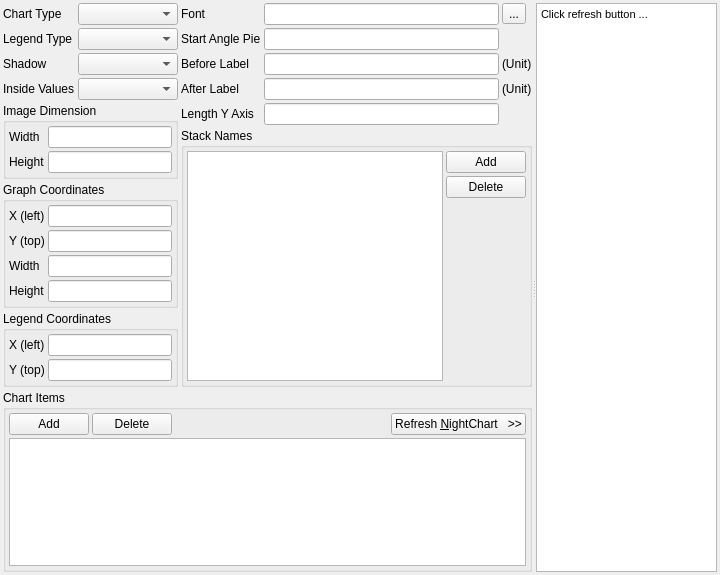
<?xml version="1.0" encoding="UTF-8"?>
<ui version="4.0">
 <class>THRD_ChartWidget</class>
 <widget class="QWidget" name="THRD_ChartWidget">
  <property name="geometry">
   <rect>
    <x>0</x>
    <y>0</y>
    <width>720</width>
    <height>575</height>
   </rect>
  </property>
  <property name="windowTitle">
   <string>Form</string>
  </property>
  <layout class="QGridLayout" name="gridLayout_4">
   <property name="margin">
    <number>3</number>
   </property>
   <property name="spacing">
    <number>3</number>
   </property>
   <item row="0" column="0">
    <widget class="QSplitter" name="splitter">
     <property name="orientation">
      <enum>Qt::Horizontal</enum>
     </property>
     <widget class="QWidget" name="layoutWidget">
      <layout class="QGridLayout" name="gridLayout_3">
       <property name="spacing">
        <number>3</number>
       </property>
       <item row="0" column="0">
        <layout class="QVBoxLayout" name="verticalLayout">
         <item>
          <layout class="QFormLayout" name="formLayout_2">
           <property name="horizontalSpacing">
            <number>3</number>
           </property>
           <property name="verticalSpacing">
            <number>3</number>
           </property>
           <item row="0" column="0">
            <widget class="QLabel" name="label">
             <property name="text">
              <string>Chart Type</string>
             </property>
            </widget>
           </item>
           <item row="0" column="1">
            <widget class="QComboBox" name="cbChartType">
             <property name="minimumSize">
              <size>
               <width>100</width>
               <height>0</height>
              </size>
             </property>
            </widget>
           </item>
           <item row="1" column="0">
            <widget class="QLabel" name="label_2">
             <property name="text">
              <string>Legend Type</string>
             </property>
            </widget>
           </item>
           <item row="1" column="1">
            <widget class="QComboBox" name="cbLegendType"/>
           </item>
           <item row="2" column="0">
            <widget class="QLabel" name="label_3">
             <property name="text">
              <string>Shadow</string>
             </property>
            </widget>
           </item>
           <item row="2" column="1">
            <widget class="QComboBox" name="cbShadow"/>
           </item>
           <item row="3" column="0">
            <widget class="QLabel" name="label_19">
             <property name="text">
              <string>Inside Values</string>
             </property>
            </widget>
           </item>
           <item row="3" column="1">
            <widget class="QComboBox" name="cbInsideValues"/>
           </item>
          </layout>
         </item>
         <item>
          <widget class="QGroupBox" name="groupBox_4">
           <property name="title">
            <string>Image Dimension</string>
           </property>
           <layout class="QFormLayout" name="formLayout_4">
            <property name="horizontalSpacing">
             <number>3</number>
            </property>
            <property name="verticalSpacing">
             <number>3</number>
            </property>
            <property name="margin">
             <number>3</number>
            </property>
            <item row="0" column="0">
             <widget class="QLabel" name="label_11">
              <property name="text">
               <string>Width</string>
              </property>
             </widget>
            </item>
            <item row="0" column="1">
             <widget class="QLineEdit" name="leImageWidth">
              <property name="sizePolicy">
               <sizepolicy hsizetype="Expanding" vsizetype="Fixed">
                <horstretch>0</horstretch>
                <verstretch>0</verstretch>
               </sizepolicy>
              </property>
             </widget>
            </item>
            <item row="1" column="0">
             <widget class="QLabel" name="label_12">
              <property name="text">
               <string>Height</string>
              </property>
             </widget>
            </item>
            <item row="1" column="1">
             <widget class="QLineEdit" name="leImageHeight">
              <property name="sizePolicy">
               <sizepolicy hsizetype="Expanding" vsizetype="Fixed">
                <horstretch>0</horstretch>
                <verstretch>0</verstretch>
               </sizepolicy>
              </property>
             </widget>
            </item>
           </layout>
          </widget>
         </item>
         <item>
          <widget class="QGroupBox" name="groupBox">
           <property name="title">
            <string>Graph Coordinates</string>
           </property>
           <layout class="QFormLayout" name="formLayout">
            <property name="fieldGrowthPolicy">
             <enum>QFormLayout::AllNonFixedFieldsGrow</enum>
            </property>
            <property name="horizontalSpacing">
             <number>3</number>
            </property>
            <property name="verticalSpacing">
             <number>3</number>
            </property>
            <property name="margin">
             <number>3</number>
            </property>
            <item row="0" column="0">
             <widget class="QLabel" name="label_4">
              <property name="text">
               <string>X (left)</string>
              </property>
             </widget>
            </item>
            <item row="0" column="1">
             <widget class="QLineEdit" name="leGraphX"/>
            </item>
            <item row="1" column="0">
             <widget class="QLabel" name="label_5">
              <property name="text">
               <string>Y (top)</string>
              </property>
             </widget>
            </item>
            <item row="1" column="1">
             <widget class="QLineEdit" name="leGraphY"/>
            </item>
            <item row="2" column="0">
             <widget class="QLabel" name="label_6">
              <property name="text">
               <string>Width</string>
              </property>
             </widget>
            </item>
            <item row="2" column="1">
             <widget class="QLineEdit" name="leGraphWidth"/>
            </item>
            <item row="3" column="0">
             <widget class="QLabel" name="label_7">
              <property name="text">
               <string>Height</string>
              </property>
             </widget>
            </item>
            <item row="3" column="1">
             <widget class="QLineEdit" name="leGraphHeight"/>
            </item>
           </layout>
          </widget>
         </item>
         <item>
          <widget class="QGroupBox" name="groupBox_2">
           <property name="title">
            <string>Legend Coordinates</string>
           </property>
           <layout class="QFormLayout" name="formLayout_3">
            <property name="fieldGrowthPolicy">
             <enum>QFormLayout::AllNonFixedFieldsGrow</enum>
            </property>
            <property name="horizontalSpacing">
             <number>3</number>
            </property>
            <property name="verticalSpacing">
             <number>3</number>
            </property>
            <property name="margin">
             <number>3</number>
            </property>
            <item row="0" column="0">
             <widget class="QLabel" name="label_8">
              <property name="text">
               <string>X (left)</string>
              </property>
             </widget>
            </item>
            <item row="0" column="1">
             <widget class="QLineEdit" name="leLegendX">
              <property name="sizePolicy">
               <sizepolicy hsizetype="Expanding" vsizetype="Fixed">
                <horstretch>0</horstretch>
                <verstretch>0</verstretch>
               </sizepolicy>
              </property>
             </widget>
            </item>
            <item row="1" column="0">
             <widget class="QLabel" name="label_9">
              <property name="text">
               <string>Y (top)</string>
              </property>
             </widget>
            </item>
            <item row="1" column="1">
             <widget class="QLineEdit" name="leLegendY">
              <property name="sizePolicy">
               <sizepolicy hsizetype="Expanding" vsizetype="Fixed">
                <horstretch>0</horstretch>
                <verstretch>0</verstretch>
               </sizepolicy>
              </property>
             </widget>
            </item>
           </layout>
          </widget>
         </item>
        </layout>
       </item>
       <item row="0" column="1">
        <layout class="QVBoxLayout" name="verticalLayout_2">
         <item>
          <layout class="QGridLayout" name="gridLayout_2">
           <property name="spacing">
            <number>3</number>
           </property>
           <item row="0" column="0">
            <widget class="QLabel" name="label_10">
             <property name="text">
              <string>Font</string>
             </property>
            </widget>
           </item>
           <item row="0" column="1">
            <widget class="QLineEdit" name="leFont">
             <property name="sizePolicy">
              <sizepolicy hsizetype="Expanding" vsizetype="Fixed">
               <horstretch>0</horstretch>
               <verstretch>0</verstretch>
              </sizepolicy>
             </property>
            </widget>
           </item>
           <item row="0" column="2">
            <widget class="QToolButton" name="pbFont">
             <property name="text">
              <string>...</string>
             </property>
            </widget>
           </item>
           <item row="1" column="0">
            <widget class="QLabel" name="label_13">
             <property name="text">
              <string>Start Angle Pie</string>
             </property>
            </widget>
           </item>
           <item row="1" column="1">
            <widget class="QLineEdit" name="leStartAngle">
             <property name="sizePolicy">
              <sizepolicy hsizetype="Expanding" vsizetype="Fixed">
               <horstretch>0</horstretch>
               <verstretch>0</verstretch>
              </sizepolicy>
             </property>
            </widget>
           </item>
           <item row="2" column="0">
            <widget class="QLabel" name="label_14">
             <property name="text">
              <string>Before Label</string>
             </property>
            </widget>
           </item>
           <item row="2" column="1">
            <widget class="QLineEdit" name="leLabelBefore"/>
           </item>
           <item row="3" column="0">
            <widget class="QLabel" name="label_15">
             <property name="text">
              <string>After Label</string>
             </property>
            </widget>
           </item>
           <item row="3" column="1">
            <widget class="QLineEdit" name="leLabelAfter"/>
           </item>
           <item row="2" column="2">
            <widget class="QLabel" name="label_16">
             <property name="text">
              <string>(Unit)</string>
             </property>
            </widget>
           </item>
           <item row="3" column="2">
            <widget class="QLabel" name="label_17">
             <property name="text">
              <string>(Unit)</string>
             </property>
            </widget>
           </item>
           <item row="4" column="0">
            <widget class="QLabel" name="label_18">
             <property name="text">
              <string>Length Y Axis</string>
             </property>
            </widget>
           </item>
           <item row="4" column="1">
            <widget class="QLineEdit" name="leLengthYaxis"/>
           </item>
          </layout>
         </item>
         <item>
          <widget class="QGroupBox" name="groupBox_5">
           <property name="title">
            <string>Stack Names</string>
           </property>
           <layout class="QGridLayout" name="gridLayout_5">
            <property name="margin">
             <number>3</number>
            </property>
            <property name="spacing">
             <number>3</number>
            </property>
            <item row="0" column="1">
             <widget class="QPushButton" name="pbAddStackName">
              <property name="text">
               <string>Add</string>
              </property>
             </widget>
            </item>
            <item row="1" column="1">
             <widget class="QPushButton" name="pbDeleteStackName">
              <property name="text">
               <string>Delete</string>
              </property>
             </widget>
            </item>
            <item row="2" column="1">
             <spacer name="verticalSpacer">
              <property name="orientation">
               <enum>Qt::Vertical</enum>
              </property>
              <property name="sizeType">
               <enum>QSizePolicy::Minimum</enum>
              </property>
              <property name="sizeHint" stdset="0">
               <size>
                <width>20</width>
                <height>20</height>
               </size>
              </property>
             </spacer>
            </item>
            <item row="0" column="0" rowspan="3">
             <widget class="QTableWidget" name="twStacks"/>
            </item>
           </layout>
          </widget>
         </item>
        </layout>
       </item>
       <item row="1" column="0" colspan="2">
        <widget class="QGroupBox" name="groupBox_3">
         <property name="title">
          <string>Chart Items</string>
         </property>
         <layout class="QGridLayout" name="gridLayout">
          <property name="margin">
           <number>3</number>
          </property>
          <property name="spacing">
           <number>3</number>
          </property>
          <item row="0" column="0">
           <layout class="QHBoxLayout" name="horizontalLayout_2">
            <item>
             <widget class="QPushButton" name="pbAddItem">
              <property name="text">
               <string>Add</string>
              </property>
             </widget>
            </item>
            <item>
             <widget class="QPushButton" name="pbDeleteItem">
              <property name="text">
               <string>Delete</string>
              </property>
             </widget>
            </item>
            <item>
             <spacer name="horizontalSpacer">
              <property name="orientation">
               <enum>Qt::Horizontal</enum>
              </property>
              <property name="sizeType">
               <enum>QSizePolicy::Expanding</enum>
              </property>
              <property name="sizeHint" stdset="0">
               <size>
                <width>40</width>
                <height>20</height>
               </size>
              </property>
             </spacer>
            </item>
            <item>
             <widget class="QPushButton" name="pbRefresh">
              <property name="text">
               <string>Refresh &amp;NightChart   &gt;&gt;</string>
              </property>
             </widget>
            </item>
           </layout>
          </item>
          <item row="1" column="0">
           <widget class="QTableWidget" name="twItems">
            <property name="sizePolicy">
             <sizepolicy hsizetype="Minimum" vsizetype="Expanding">
              <horstretch>0</horstretch>
              <verstretch>0</verstretch>
             </sizepolicy>
            </property>
           </widget>
          </item>
         </layout>
        </widget>
       </item>
      </layout>
     </widget>
     <widget class="QTextEdit" name="textEdit">
      <property name="sizePolicy">
       <sizepolicy hsizetype="Expanding" vsizetype="Expanding">
        <horstretch>2</horstretch>
        <verstretch>0</verstretch>
       </sizepolicy>
      </property>
      <property name="html">
       <string>&lt;!DOCTYPE HTML PUBLIC &quot;-//W3C//DTD HTML 4.0//EN&quot; &quot;http://www.w3.org/TR/REC-html40/strict.dtd&quot;&gt;
&lt;html&gt;&lt;head&gt;&lt;meta name=&quot;qrichtext&quot; content=&quot;1&quot; /&gt;&lt;style type=&quot;text/css&quot;&gt;
p, li { white-space: pre-wrap; }
&lt;/style&gt;&lt;/head&gt;&lt;body style=&quot; font-family:'MS Shell Dlg 2'; font-size:8.25pt; font-weight:400; font-style:normal;&quot;&gt;
&lt;p style=&quot; margin-top:0px; margin-bottom:0px; margin-left:0px; margin-right:0px; -qt-block-indent:0; text-indent:0px;&quot;&gt;&lt;span style=&quot; font-size:8pt;&quot;&gt;Click refresh button ...&lt;/span&gt;&lt;/p&gt;&lt;/body&gt;&lt;/html&gt;</string>
      </property>
     </widget>
    </widget>
   </item>
  </layout>
 </widget>
 <tabstops>
  <tabstop>cbChartType</tabstop>
  <tabstop>cbLegendType</tabstop>
  <tabstop>cbShadow</tabstop>
  <tabstop>leImageWidth</tabstop>
  <tabstop>leImageHeight</tabstop>
  <tabstop>leGraphX</tabstop>
  <tabstop>leGraphY</tabstop>
  <tabstop>leGraphWidth</tabstop>
  <tabstop>leGraphHeight</tabstop>
  <tabstop>leLegendX</tabstop>
  <tabstop>leLegendY</tabstop>
  <tabstop>leFont</tabstop>
  <tabstop>pbFont</tabstop>
  <tabstop>leStartAngle</tabstop>
  <tabstop>leLabelBefore</tabstop>
  <tabstop>leLabelAfter</tabstop>
  <tabstop>leLengthYaxis</tabstop>
  <tabstop>twStacks</tabstop>
  <tabstop>pbAddStackName</tabstop>
  <tabstop>pbDeleteStackName</tabstop>
  <tabstop>twItems</tabstop>
  <tabstop>pbAddItem</tabstop>
  <tabstop>pbDeleteItem</tabstop>
  <tabstop>pbRefresh</tabstop>
  <tabstop>textEdit</tabstop>
 </tabstops>
 <resources/>
 <connections/>
</ui>
